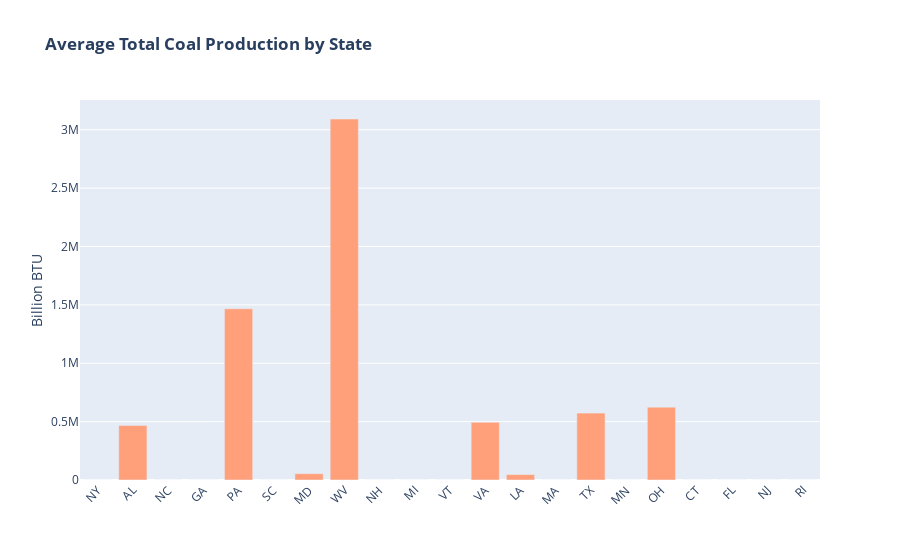

Here is the notebook cell this chart was saved with:
### Code cell
# Coal Production
fig_coal = go.Figure()
fig_coal.add_trace(go.Bar(
    x=total_df['State'],
    y=total_df['Average Total Coal Production'],
    name='Coal Production',
    marker_color='lightsalmon'))

# Update yaxes
fig_coal.update_yaxes(title_text='Billion BTU')

# Update title 
fig_coal.update_layout(title='<b>Average Total Coal Production by State</b>', xaxis_tickangle=-45)
fig_coal.show()

### Figure 1 — Plotly figure (JSON) as saved in the notebook; plotly's stock layout.template omitted (floating-point values rounded to 4 significant figures)
{"data": [{"marker": {"color": "lightsalmon"}, "name": "Coal Production", "type": "bar", "x": ["NY", "AL", "NC", "GA", "PA", "SC", "MD", "WV", "NH", "MI", "VT", "VA", "LA", "MA", "TX", "MN", "OH", "CT", "FL", "NJ", "RI"], "y": [0, 466700.0, 0, 0, 1467000.0, 0, 54050.0, 3092000.0, 0, 0, 0, 494104, 46690.0, 0, 572800.0, 0, 624100.0, 0, 0, 0, 0]}], "layout": {"title": {"text": "<b>Average Total Coal Production by State</b>"}, "xaxis": {"tickangle": -45}, "yaxis": {"title": {"text": "Billion BTU"}}}}
